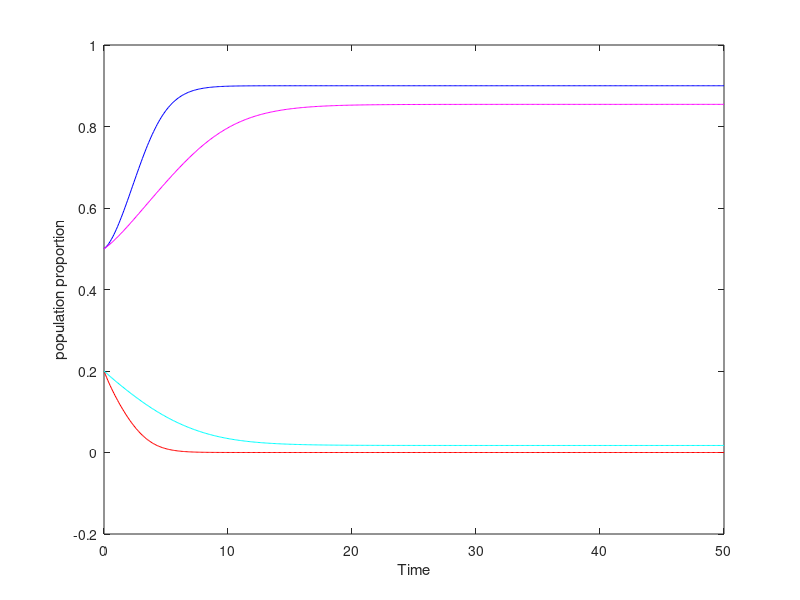
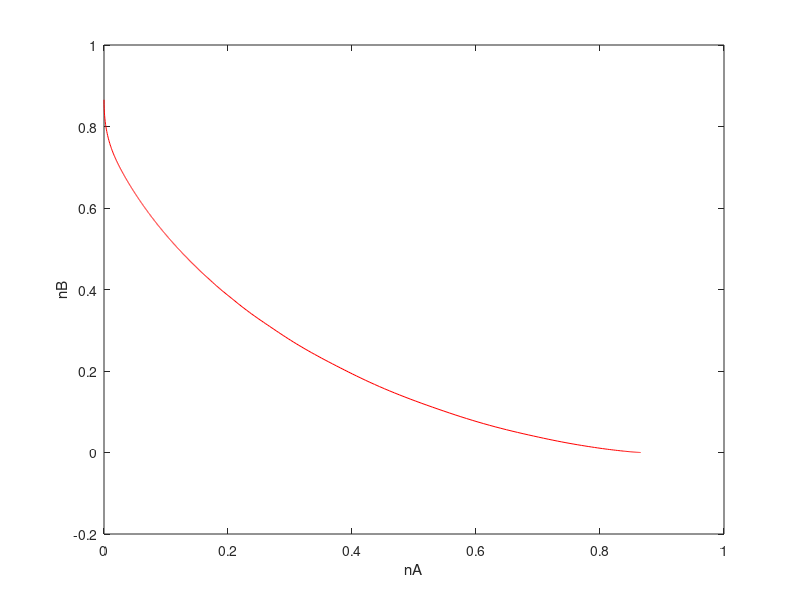

These figures' MATLAB source, in order:
%% Replicating Strogatz Paper
% d nA / dt = nAB*(nA + p) - nA*nB
% d nB / dt = nAB*nB - nB*(nA + p)
% nAB = 1 - nA - nB - p
% nA = u(1), nB=u(2)

% initializing
p = .1344;

% right hand side of system of DEs
% u(1) = n_A
% u(2) = n_B
% p = A zealots
rhs = @(t,u) [(1 - u(1) - u(2) - p)*(u(1) + p) - u(1)*(u(2)) ; ...
    (1 - u(1) - u(2) - p)*(u(2)) - u(2)*(u(1) + p)];

% amount of time
tend = 250.0;

% initial conditions
u0 = [ 0; 1-p ];

% solve ODE
[T,U] = ode45(@(t,u) rhs(t,u),[0:0.1:tend],u0);

% plot results
figure(1);
plot(T,U(:,1),'b',T,U(:,2),'r');
xlabel('Time')
ylabel('population proportion')

figure(2);
plot(U(:,1),U(:,2),'r');
xlabel('nA')
ylabel('nB')

%% 2 sites, influence factor 
% initalizing
p1 = .1;
p2 = 0;
i1 = .1;
i2 = 0;

% right hand side of system
% u(1) = n1A, u(2) = n1B, u(3) = n2A, u(4) = n2B, p1 = A_zealots from city
% 1, p2 = A_zealots from city 2.
rhs = @(t,u) ...
    [(1 - u(1) - u(2) - p1)*((1 - i2)*(u(1) + p1) + i2*(u(3) + p2)) - u(1)*((1 - i2)*(u(2)) + i2*u(4)) ; ...
    (1 - u(1) - u(2) - p1)*((1 - i2)*u(2)+i2*u(4)) - u(2)*((1 - i2)*(u(1) + p1) + i2*(u(3) + p2)) ; ...
    (1 - u(3) - u(4) - p2)*((1 - i1)*(u(3) + p2) + i1*(u(1) + p1)) - u(3)*((1 - i1)*u(4) + i1*u(1)) ; ...
    (1 - u(3) - u(4) - p2)*((1 - i1)*u(4)+i1*u(2)) - u(4)*((1 - i1)*(u(3) + p2) + i1*(u(1) + p1))];

% IC + time scale to solve DEs
u0 = [ .50 ; .2 ; 0.2 ; 0.5 ];
tend = 50.00;

% solve ODE
[T,U] = ode45(@(t,u) rhs(t,u),[0:0.1:tend],u0);

% plot results
figure(1);
plot(T,U(:,1),'b',T,U(:,2),'r',T,U(:,3),'c',T,U(:,4),'m');
xlabel('Time')
ylabel('population proportion')


